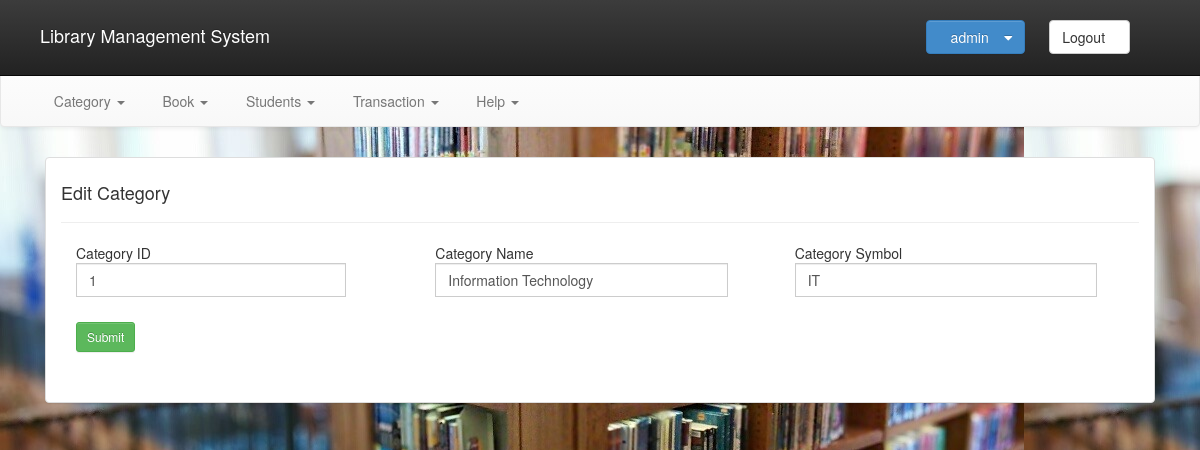
/editcategory.php?cat_id=1 (signed in), run on the app's committed database.
### tables this page shows
CREATE TABLE `category` (
  `id` int(11) NOT NULL AUTO_INCREMENT,
  `c_name` varchar(50) NOT NULL,
  `c_symbol` varchar(50) NOT NULL,
  PRIMARY KEY (`id`)
);

### classes/Category.php (called while the page is built, shortened)
<?php
class Category{
    private $cat_id;
public function setCategoryID($cat_id)
    {
        $this->cat_id = $cat_id;
    }
    function fetchcategory()
{
    $query ="SELECT * FROM category where id = '$this->cat_id'";
        $result = mysql_query($query);
        return $result;
}
}

### editcategory.php (the view, shortened to what this page needs)
<?php
include('classes/Category.php');
$cat_id = $_GET['cat_id'];
$category_object = new Category();
$category_object->setCategoryID($cat_id);
$main_data = $category_object->fetchcategory();
$res = mysql_fetch_array($main_data);
include 'includes/header.php';
?>
<div class="container" style="margin-top: 30px">
<div class="row">
<div class="col-lg-12">
<div class="col-lg-12">
<div class="panel panel-default">
<div class="panel-body">
<div class="page-header" style="margin-top: 0px">
    <h4> Edit Category </h4>
</div>
<form action="categoryeditaction.php" method="post">
<div class="row">
    <div class="col-lg-12">
        <div class="col-lg-4">
            <div class="input-group">
                Category ID
                <input class="form-control" name="ID" type="text" placeholder="Category ID"
                       required="required" value="<?php echo($res['id']) ?>">
            </div>
        </div>
        <div class="col-lg-4">
            <div class="input-group">
               Category Name
                <input class="form-control" name="category_name" type="text" placeholder="Category Name"
                       required="required" value="<?php echo($res['c_name']) ?>">
            </div>
        </div>
        <div class="col-lg-4">
            <div class="input-group">
              Category Symbol
                <input class="form-control" name="category_symbol" type="text" placeholder="Category Symbol"
                       required="required" value="<?php echo($res['c_symbol']) ?>">
            </div>
        </div>
    </div>
</div>
<div class="row" style="margin-top: 25px;margin-bottom: 35px;">
    <div class="col-lg-12">
        <div class="col-lg-4">
            <button type="submit" class="btn btn-success btn-sm ">
                Submit
            </button>
        </div>
        <div class="col-lg-4">
        </div>
        <div class="col-lg-4">
        </div>
    </div>
</div>
</form>
</div>
</div>
</div>
</div>
</div>
</div>
</body>
</html>

### css/style.css (style rules this page uses)
.page-header { margin-top: 0px; }
.panel-body { padding-top: 0px; }
html, body { margin-bottom: -20px; }
body { font-family:roboto,Arial,sans-serif; padding-top: 40px; background-image:url('../images/background.jpg'); }

### includes/header.php (style rules this page uses)
body { font-size: 140%; }

### data on the page
category: ID "1", category_name "Information Technology", category_symbol "IT"

### other printed values
$_SESSION['login'] "admin"
